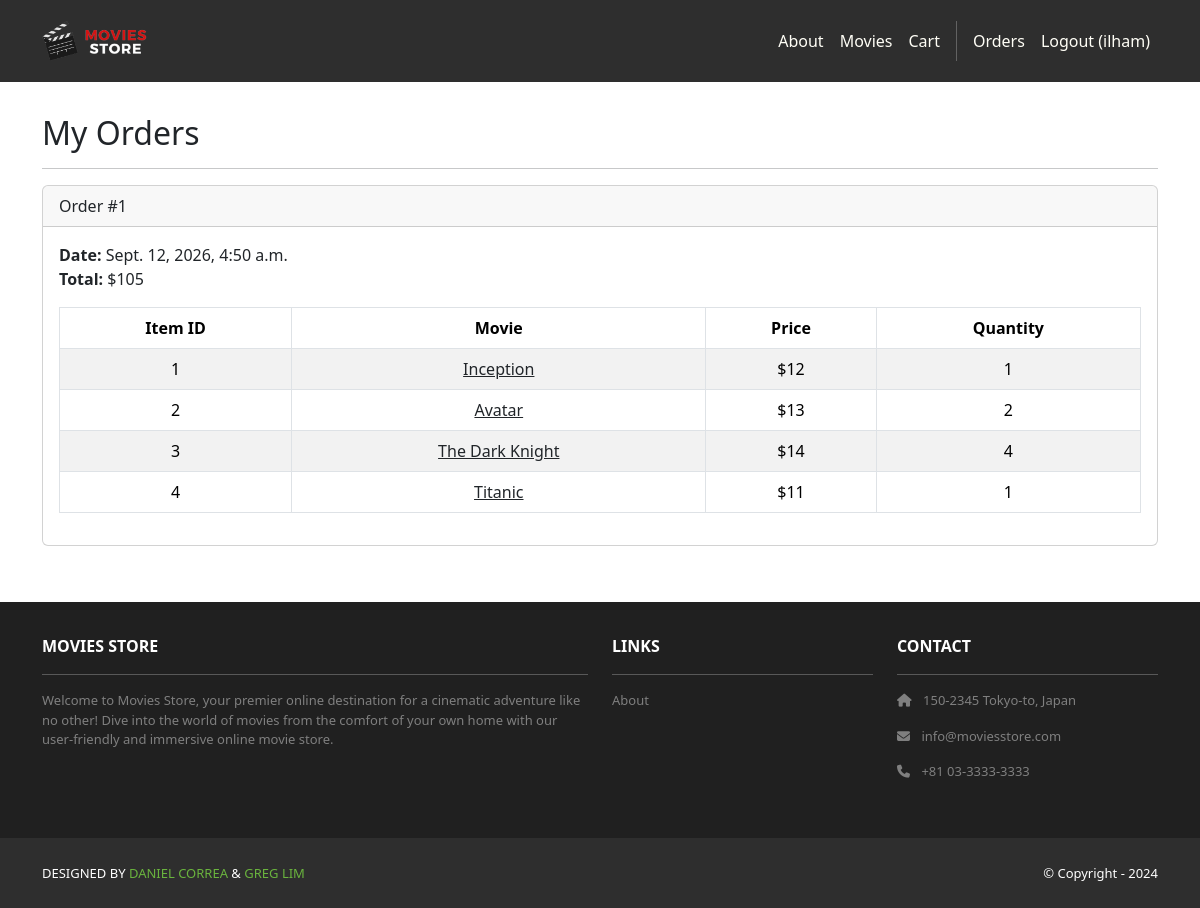
Page /accounts/orders/ (signed in) on the committed database.
### cart/models.py (models this page shows, shortened)
class Order(models.Model):
    id = models.AutoField(primary_key=True)
    total = models.IntegerField()
    date = models.DateTimeField(auto_now_add=True)
    user = models.ForeignKey(User, on_delete=models.CASCADE)

class Item(models.Model):
    id = models.AutoField(primary_key=True)
    price = models.IntegerField()
    quantity = models.IntegerField()
    order = models.ForeignKey(Order, on_delete=models.CASCADE)
    movie = models.ForeignKey(Movie, on_delete=models.CASCADE)

### movies/models.py (models this page shows, shortened)
class Movie(models.Model):
    id = models.AutoField(primary_key=True)
    name = models.CharField(max_length=255)
    price = models.IntegerField()
    description = models.TextField()
    image = models.ImageField(upload_to='movie_images/')

### accounts/views.py (the view)
# urls.py: path('orders/', views.orders, name='accounts.orders'),
@login_required
def orders(request):
    template_data = {}
    template_data['title'] = 'Orders'
    template_data['orders'] = request.user.order_set.all()
    return render(request, 'accounts/orders.html', {'template_data': template_data})

### accounts/templates/accounts/orders.html
{% extends 'base.html' %}
{% block content %}
<div class="p-3">
  <div class="container">
    <div class="row mt-3">
      <div class="col mx-auto mb-3">
        <h2>My Orders</h2>
        <hr />
        {% for order in template_data.orders %}
        <div class="card mb-4">
          <div class="card-header">
            Order #{{ order.id }}
          </div>
          <div class="card-body">
            <b>Date:</b> {{ order.date }}<br />
            <b>Total:</b> ${{ order.total }}<br />
            <table class="table table-bordered table-striped text-center mt-3">
              <thead>
                <tr>
                  <th scope="col">Item ID</th>
                  <th scope="col">Movie</th>
                  <th scope="col">Price</th>
                  <th scope="col">Quantity</th>
                </tr>
              </thead>
              <tbody>
                {% for item in order.item_set.all %}
                <tr>
                  <td>{{ item.movie.id }}</td>
                  <td>
                    <a class="link-dark" href="{% url 'movies.show' id=item.movie.id %}">
                      {{ item.movie.name }}
                    </a>
                  </td>
                  <td>${{ item.movie.price }}</td>
                  <td>{{ item.quantity }}</td>
                </tr>
                {% endfor %}
              </tbody>
            </table>
          </div>
        </div>
        {% endfor %}
      </div>
    </div>
  </div>
</div>
{% endblock content %}

### moviesstore/templates/base.html (shortened to what this page needs)
<!DOCTYPE html>
<html>
  {% load static %}
  <head>
    <link href="https://cdn.jsdelivr.net/npm/bootstrap@5.3.3/dist/css/bootstrap.min.css" rel="stylesheet">
    <link rel="stylesheet" href="https://cdnjs.cloudflare.com/ajax/libs/font-awesome/6.1.1/css/all.min.css">
    <link rel="stylesheet" type="text/css" href="{% static 'css/style.css' %}">
  </head>
  <body>
    <nav class="p-3 navbar navbar-dark bg-dark navbar-expand-lg">
      <div class="container">
        <a class="navbar-brand" href="{% url 'home.index' %}">
          <img src="{% static 'img/logo.png' %}" alt="logo" height="40" />
        </a>
        <div class="collapse navbar-collapse" id="navbarNavAltMarkup">
          <div class="navbar-nav ms-auto navbar-ml">
            <a class="nav-link" href="{% url 'home.about' %}">About</a>
            <a class="nav-link" href="{% url 'movies.index' %}">Movies</a>
            <a class="nav-link" href="{% url 'cart.index' %}">Cart</a>
            {% if user.is_authenticated %}
            <a class="nav-link" href="{% url 'accounts.orders' %}">Orders</a>
            <a class="nav-link" href="{% url 'accounts.logout' %}">Logout ({{ user.username }})</a>
            {% else %}
            <a class="nav-link" href="{% url 'accounts.login' %}">Login</a>
            <a class="nav-link" href="{% url 'accounts.signup' %}">Sign Up</a>
            {% endif %}
          </div>
        </div>
      </div>
    </nav>
    <div>
      {% block content %}
      {% endblock content %}
    </div>
    <section class="p-3 ms-footer d-none d-md-block">
      <div class="container">
        <div class="row mt-3 text-white">
          <div class="col-md-6 col-lg-6 col-xl-6 mx-auto mb-4">
            <b>MOVIES STORE</b>
            <hr />
            <p>Welcome to Movies Store, your premier online destination for a cinematic
              adventure like no other! Dive into the world of movies from the comfort of your own home with our user-friendly
              and immersive online movie store.</p>
          </div>
          <div class="col-md-3 col-lg-3 col-xl-3 mx-auto mb-4">
            <b>LINKS</b>
            <hr />
            <p><a class="nav-link" href="{% url 'home.about' %}">About</a></p>
          </div>
          <div class="col-md-3 col-lg-3 col-xl-3 mx-auto mb-4">
            <b>CONTACT</b>
            <hr />
            <p><i class="fas fa-home me-2"></i> 150-2345 Tokyo-to, Japan</p>
            <p><i class="fas fa-envelope me-2"></i> info@moviesstore.com</p>
            <p><i class="fas fa-phone me-2"></i> +81 03-3333-3333</p>
          </div>
        </div>
      </div>
    </section>
    <section class="p-3 ms-footer-bottom bg-dark">
      <div class="container d-flex justify-content-between">
        <div class="me-5 text-white">
          <span>DESIGNED BY <a href="https://www.x.com/danielgarax" target="_blank">DANIEL CORREA</a> &
            <a href="https://www.x.com/greglim81" target="_blank">GREG LIM</a>
          </span>
        </div>
        <div class="text-white">
          <span>© Copyright - 2024</span>
        </div>
      </div>
    </section>
  </body>
</html>

### moviesstore/static/css/style.css (style rules this page uses)
.navbar a.nav-link { color: #FFFEF6 !important; }
.bg-dark { background-color: #2E2E2E !important; }
.ms-footer { background-color: #202020; }
.ms-footer p { color: #7F7F7F; font-size: 13px; }
.ms-footer-bottom span { font-size: 13px; line-height: 38px; }
.ms-footer-bottom a { color: #6ab43e; text-decoration: none; }

### rows in the picture
Order: id "1", date "Sept. 12, 2026, 4:50 a.m.", total "105"
Item: movie.id "1", movie.name "Inception", movie.price "12", quantity "1"
Item: movie.id "2", movie.name "Avatar", movie.price "13", quantity "2"
Item: movie.id "3", movie.name "The Dark Knight", movie.price "14", quantity "4"
Item: movie.id "4", movie.name "Titanic", movie.price "11", quantity "1"

### other values in the picture
{{ user.username }} "ilham"
